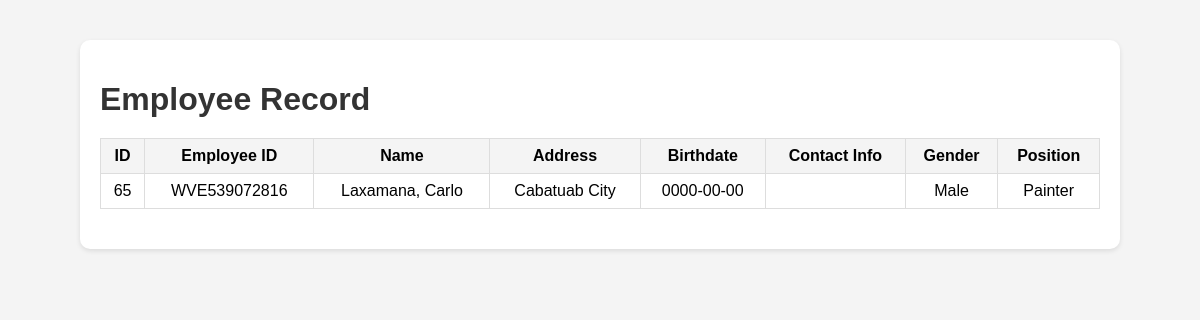
Screenshot of /view_employee_records.php (signed in) with the database file from the repository.
### tables this page shows
CREATE TABLE `employees` (
  `id` int(11) NOT NULL,
  `employee_id` varchar(15) NOT NULL,
  `firstname` varchar(50) NOT NULL,
  `lastname` varchar(50) NOT NULL,
  `address` text NOT NULL,
  `birthdate` date NOT NULL,
  `contact_info` varchar(100) NOT NULL,
  `gender` varchar(10) NOT NULL,
  `position_id` int(11) NOT NULL,
  `schedule_id` int(11) NOT NULL,
  `photo` varchar(200) NOT NULL,
  `created_on` date NOT NULL,
  `qrtext` varchar(255) NOT NULL,
  `qrimage` varchar(255) NOT NULL,
  `password` varchar(255) NOT NULL
);

CREATE TABLE `position` (
  `id` int(11) NOT NULL,
  `description` varchar(150) NOT NULL,
  `rate` double NOT NULL
);

### view_employee_records.php (the view, shortened to what this page needs)
<?php
include 'conn.php';
$employee_id = $_SESSION['employee_id'];
$sql = "SELECT employees.*, position.description AS position_desc
        FROM employees
        LEFT JOIN position ON employees.position_id = position.id
        WHERE employees.employee_id = '$employee_id'";
$result = $conn->query($sql);
?>
<!DOCTYPE html>
<html lang="en">
<head>
</head>
<body>
    <div class="container">
        <h1>Employee Record</h1>
        <?php if ($result->num_rows > 0) : ?>
            <table>
                <thead>
                    <tr>
                        <th>ID</th>
                        <th>Employee ID</th>
                        <th>Name</th>
                        <th>Address</th>
                        <th>Birthdate</th>
                        <th>Contact Info</th>
                        <th>Gender</th>
                        <th>Position</th>
                    </tr>
                </thead>
                <tbody>
                    <?php $row = $result->fetch_assoc(); ?>
                    <tr>
                        <td><?php echo $row['id']; ?></td>
                        <td><?php echo $row['employee_id']; ?></td>
                        <td><?php echo $row['lastname'] . ', ' . $row['firstname']; ?></td>
                        <td><?php echo $row['address']; ?></td>
                        <td><?php echo $row['birthdate']; ?></td>
                        <td><?php echo $row['contact_info']; ?></td>
                        <td><?php echo $row['gender']; ?></td>
                        <td><?php echo $row['position_desc']; ?></td>
                    </tr>
                </tbody>
            </table>
        <?php else : ?>
            <p>No employee record found.</p>
        <?php endif; ?>
    </div>
</body>
</html>

### view_employee_records.php (style rules this page uses)
body { font-family: Arial, sans-serif; background-color: #f4f4f4; margin: 0; padding: 20px; }
.container { max-width: 1000px; margin: 20px auto; background-color: #fff; border-radius: 10px; box-shadow: 0 2px 5px rgba(0, 0, 0, 0.1); padding: 20px; }
h1 { color: #333; margin-bottom: 20px; }
table { width: 100%; border-collapse: collapse; margin-bottom: 20px; }
table th, table td { border: 1px solid #ddd; padding: 8px; text-align: center; }
table th { background-color: #f4f4f4; }

### rows the page displays
employees: id "65", employee "WVE539072816", lastname "Laxamana", firstname "Carlo", address "Cabatuab City", birthdate "0000-00-00", gender "Male", position.description "Painter"
